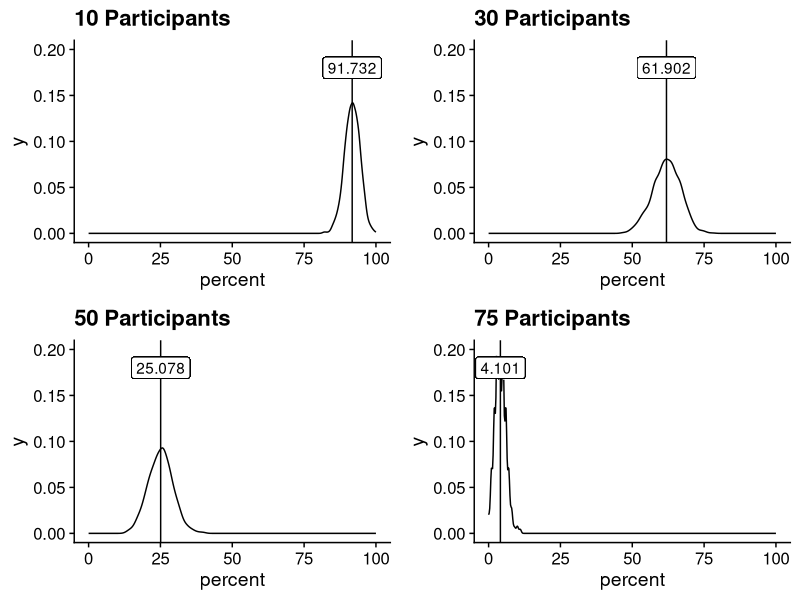

Source code (R):
## ---- chunk 1
knitr::opts_chunk$set(echo = TRUE)
## ---- chunk 2
library(ggplot2)
library(cowplot)
set.seed(42)


FalseNegative <- function(N){
  s <- NULL
  for (i in 1:1000){
    m <- NULL
    for (j in 1:100){
      data <- runif(N)
      a <- shapiro.test(data) 
      p <- a$p.value
      if (p > 0.05){
        m <- append(m,p)
      }
    }
    s <- append(s,length(m))
  }
  
  x <- seq(1:length(s))
  
  df <- data.frame(x,s)
  mu <- mean(df$s)
  ggplot(df, aes(s)) +
    geom_density() +
    theme_cowplot() +
    geom_vline(xintercept = mu) +
    geom_label(aes(x = mu, label = mu, y = 0.18)) +
    xlim(0,100) +
    ylim(0,.2) +
    labs(x = "percent",
         title = paste0(N, " Participants"))
}


p1 <- FalseNegative(10)
p2 <- FalseNegative(30)
p3 <- FalseNegative(50)
p4 <- FalseNegative(75)

plot_grid(p1, p2, p3, p4)

